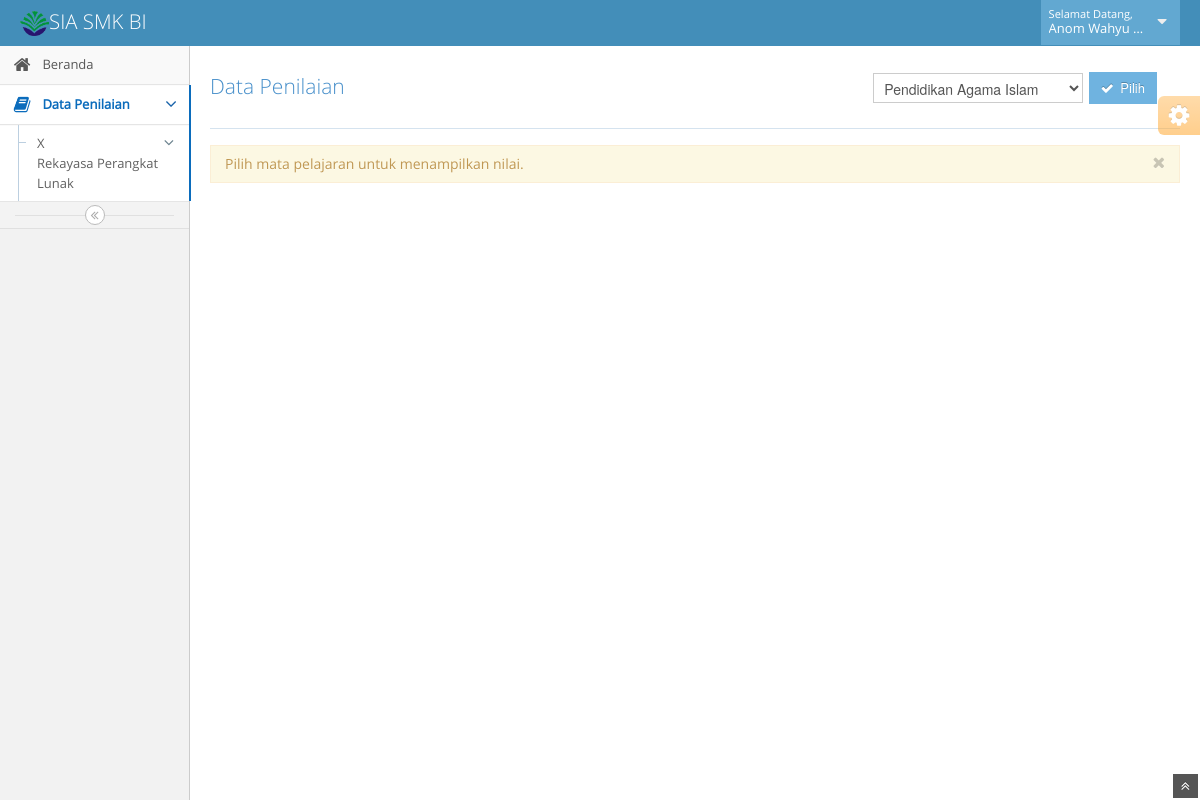
/siswa/penilaiansiswa.php (signed in), run on the app's committed database.
### tables this page shows
CREATE TABLE `siswa` (
  `kode_siswa` int(5) NOT NULL,
  `nis` varchar(16) NOT NULL,
  `nisn` varchar(16) DEFAULT NULL,
  `nama_siswa` varchar(40) NOT NULL,
  `jk` char(1) NOT NULL,
  `agama` varchar(10) NOT NULL,
  `tempat_lahir` varchar(40) DEFAULT NULL,
  `tgl_lahir` char(10) DEFAULT NULL,
  `alamat` varchar(90) DEFAULT NULL,
  `no_telp` varchar(16) DEFAULT NULL,
  `status_siswa` char(1) NOT NULL,
  `pass` varchar(16) NOT NULL
);

CREATE TABLE `kelas` (
  `kode_kelas` int(4) NOT NULL,
  `tahun_ajar` varchar(10) NOT NULL,
  `kelas` varchar(5) NOT NULL,
  `peminatan` varchar(25) NOT NULL
);

### siswa/penilaiansiswa.php (the view, shortened to what this page needs)
<?php
	include '../config.php';
	$kode=$_GET['kk'];
	$smt=$_GET['smt'];
	$user=$_SESSION['user'];
	$query="select * from siswa where nis='$user'";
	$result=mysqli_query($koneksi,$query);
	$data=mysqli_fetch_array($result);
	$nama=$data['nama_siswa'];
	$kodesiswa=$data['kode_siswa'];
	if ($smt==01) {
		$kodesmt="Ganjil";
	}else{
		$kodesmt="Genap";
	}
	$querym="select distinct kelas.kode_kelas, kelas.kelas, kelas.peminatan, nilai.kode_kelas, nilai.kode_siswa from kelas, nilai where kelas.kode_kelas=nilai.kode_kelas and nilai.kode_siswa='$kodesiswa' order by kelas.kelas";
	$resultm=mysqli_query($koneksi,$querym);
	$querymp="select * from mpelajaran, kelas_siswa where kelas_siswa.kode_kelas=mpelajaran.kode_kelas and kelas_siswa.kode_siswa='$kodesiswa'";
	$resultmp=mysqli_query($koneksi,$querymp);
?>
<!DOCTYPE html>
<html lang="en">
	<head>
		<link href="../assets/css/bootstrap.min.css" rel="stylesheet" />
		<link href="../assets/css/bootstrap-responsive.min.css" rel="stylesheet" />
		<link rel="stylesheet" href="../assets/css/font-awesome.min.css" />
		<link rel="stylesheet" href="../assets/css/ace-fonts.css" />
		<link rel="stylesheet" href="../assets/css/ace.min.css" />
		<link rel="stylesheet" href="../assets/css/ace-responsive.min.css" />
		<link rel="stylesheet" href="../assets/css/ace-skins.min.css" />
	</head>
	<body>
		<div class="navbar">
			<div class="navbar-inner">
				<div class="container-fluid">
					<a href="#" class="brand">
						<small>
							<img src="../assets/images/logobi-25.png" width="15%">SIA SMK BI
						</small>
					</a>
					<ul class="nav ace-nav pull-right">
						<li class="light-blue">
							<a data-toggle="dropdown" href="#" class="dropdown-toggle">
								<span class="user-info">
									<small>Selamat Datang,</small>
									<?php
										echo $nama;
									?>
								</span>
								<i class="icon-caret-down"></i>
							</a>
						</li>
					</ul>
				</div>
			</div>
		</div>
		<div class="main-container container-fluid">
			<div class="sidebar" id="sidebar">
				<ul class="nav nav-list">
					<li>
						<a href="siswa.php">
							<i class="icon-home"></i>
							<span class="menu-text"> Beranda </span>
						</a>
					</li>
					<li class="active open">
						<a href="#" class="dropdown-toggle">
							<i class="icon-book "></i>
							<span class="menu-text"> Data Penilaian </span>
							<b class="arrow icon-angle-down"></b>
						</a>
						<ul class="submenu">
						<?php
							while ($datakls=mysqli_fetch_array($resultm)) {
								if ($kode==$datakls['kode_kelas']) {
									echo '<li class="active open">
										<a href="#" class="dropdown-toggle">
											<i class="icon-double-angle-right"></i>';
									echo $datakls['kelas']." <br>".$datakls['peminatan'];
									echo '<b class="arrow icon-angle-down"></b></a>
										<ul class="submenu">';
									if ($smt==01) {
										echo '<li class="active">
											<a href="penilaiansiswa.php?kk='.$datakls['kode_kelas'].'&&smt=01">
												<i class="icon-adjust"></i>Semester Ganjil
											</a>
										</li>
										<li>
											<a href="penilaiansiswa.php?kk='.$datakls['kode_kelas'].'&&smt=11">
												<i class="icon-circle"></i>Semester Genap
											</a>
										</li>';
									}else{
										echo '<li>
											<a href="penilaiansiswa.php?kk='.$datakls['kode_kelas'].'&&smt=01">
												<i class="icon-adjust"></i>Semester Ganjil
											</a>
										</li>
										<li class="active">
											<a href="penilaiansiswa.php?kk='.$datakls['kode_kelas'].'&&smt=11">
												<i class="icon-circle"></i>Semester Genap
											</a>
										</li>';
									}
									echo '</ul>
										</li>';
								}else{
									echo '<li>
										<a href="#" class="dropdown-toggle">
											<i class="icon-double-angle-right"></i>';
									echo $datakls['kelas']." <br>".$datakls['peminatan'];
									echo '<b class="arrow icon-angle-down"></b></a>
										<ul class="submenu">';
									echo '<li>
										<a href="penilaiansiswa.php?kk='.$datakls['kode_kelas'].'&&smt=01">
											<i class="icon-adjust"></i>Semester Ganjil
										</a>
									</li>
									<li>
										<a href="penilaiansiswa.php?kk='.$datakls['kode_kelas'].'&&smt=11">
											<i class="icon-circle"></i>Semester Genap
										</a>
									</li>
								</ul>
							</li>';
								}
							}
						?>
						</ul>
					</li>
				</ul>
				<div class="sidebar-collapse" id="sidebar-collapse">
					<i class="icon-double-angle-left"></i>
				</div>
			</div>
			<div class="main-content">
				<div class="page-content">
					<div class="row-fluid">
						<div class="span12">
							<h3 class="header smaller lighter blue">
								<div class="row-fluid">
									<div class="span12">
										<div class="span8">
											Data Penilaian
										</div>
										<div class="span4">
											<form class="form-inline" method="post" action="#">
												<select class="input-large" name="pilihmp">
													<?php
										    		    while ($datamp=mysqli_fetch_array($resultmp)) {
										    				echo "<option value=".$datamp['kode_mp'].">".$datamp['nama_mp']."</option>";
													    }
													?>
												</select>
												<button class="btn btn-small btn-info" type="submit" name="pilih" value="submit" title="Pilih mata pelajaran ini">
													<i class="icon-ok"></i> Pilih
												</button>
											</form>
										</div>
									</div>
								</div>
							</h3>
							<?php
								if (isset($_POST['pilih'])) {
									$kmp=$_POST['pilihmp'];
									$querypeng="select * from nilai where kode_siswa='$kodesiswa' and kode_mp='$kmp' and semester='$kodesmt'";
									$resultpeng=mysqli_query($koneksi,$querypeng);
									$resultpeng2=mysqli_query($koneksi,$querypeng);
									$resultpeng3=mysqli_query($koneksi,$querypeng);
									$resultpeng4=mysqli_query($koneksi,$querypeng);
									$resultpeng5=mysqli_query($koneksi,$querypeng);
									$row=mysqli_fetch_array($resultpeng);
									echo '<div class="table-header header-color-dark">
											Basis Pengetahuan
										</div>
										<table class="table table-striped table-bordered table-hover " >';
									$jumlahtgsp=$row['jum_tgs_peng'];
									if ($jumlahtgsp==0) {
										echo '<tr><th>Tidak ada tugas yang dilakukan.</th></tr>';
									}else{
										while ($data=mysqli_fetch_array($resultpeng2)) {
											echo "<tr>";
											$i=1;
									 		while ($i<=$jumlahtgsp) {
												echo '<th>Tugas '.$i.'</th>';
												$i++;
											}
											echo "</tr><tr>";
											$i=1;
											while ($i<=$jumlahtgsp) {
												if ($data['tgs_peng'.$i.'']<$kkm) {
													echo '<td style="color:red">'.$data['tgs_peng'.$i.''].'</td>';
												}else{
													echo '<td>'.$data['tgs_peng'.$i.''].'</td>';
												}
												$i++;
											}
											echo "</tr>";
										}
									}
									echo '</table>
									<table class="table table-striped table-bordered table-hover ">';
									$jumlahuhp=$row['jum_uh_peng'];
									if ($jumlahuhp==0) {
										echo '<tr><th>Tidak ada UH yang dilakukan.</th></tr>';
									}else{
										while ($data=mysqli_fetch_array($resultpeng3)) {
											echo "<tr>";
											$i=1;
									 		while ($i<=$jumlahuhp) {
												echo '<th>UH '.$i.'</th>';
												$i++;
											}
											echo "</tr><tr>";
											$i=1;
											while ($i<=$jumlahuhp) {
												if ($data['uh_peng'.$i.'']<$kkm) {
													echo '<td style="color: red">'.$data['uh_peng'.$i.''].'</td>';
												}else{
													echo '<td>'.$data['uh_peng'.$i.''].'</td>';
												}
												$i++;
											}
											echo "</tr>";
										}
									}
									echo '</table>';
									echo '<div class="table-header header-color-dark">
											Basis Keterampilan
										</div>
										<table class="table table-striped table-bordered table-hover " >';
									$jumlahtgsk=$row['jum_tgs_keter'];
									if ($jumlahtgsk==0) {
										echo '<tr><th>Tidak ada tugas yang dilakukan.</th></tr>';
									}else{
										while ($data=mysqli_fetch_array($resultpeng4)) {
											echo "<tr>";
											$i=1;
									 		while ($i<=$jumlahtgsk) {
												echo '<th>Tugas '.$i.'</th>';
												$i++;
											}
											echo "</tr><tr>";
											$i=1;
											while ($i<=$jumlahtgsk) {
												if ($data['tgs_keter'.$i.'']<$kkm) {
													echo '<td style="color: red">'.$data['tgs_keter'.$i.''].'</td>';
												}else{
													echo '<td>'.$data['tgs_keter'.$i.''].'</td>';
												}
												$i++;
											}
											echo "</tr>";
										}
									}
									echo '</table>
									<table class="table table-striped table-bordered table-hover ">';
									$jumlahuhk=$row['jum_uh_keter'];
									if ($jumlahuhk==0) {
										echo '<tr><th>Tidak ada UH yang dilakukan.</th></tr>';
									}else{
										while ($data=mysqli_fetch_array($resultpeng5)) {
											echo "<tr>";
											$i=1;
									 		while ($i<=$jumlahuhk) {
												echo '<th>UH '.$i.'</th>';
												$i++;
											}
											echo "</tr><tr>";
											$i=1;
											while ($i<=$jumlahuhk) {
												if ($data['uh_keter'.$i.'']<$kkm) {
													echo '<td style="color: red">'.$data['uh_keter'.$i.''].'</td>';
												}else{
													echo '<td>'.$data['uh_keter'.$i.''].'</td>';
												}
												$i++;
											}
											echo "</tr>";
										}
									}
									echo '</table>';
									echo '<div class="table-header header-color-dark">
											Penilaian Akhir
										</div>
										<table class="table table-striped table-bordered table-hover " >';
									$uts=$row['uts'];
									$uas=$row['uas'];
									echo '<tr>
											<th>UTS</th>
											<th>UAS</th>
										</tr>
										<tr>';
									if (($uts=='')&&($uas=='')) {
										echo '<td>Tidak ada UTS yang dilakukan.</td>';
										echo '<td>Tidak ada UAS yang dilakukan.</td>';
									}else if (($uts>=0)&&($uas=='')) {
										if ($uts<$kkm) {
												echo '<td style="color: red">'.$uts.'</td>';
											}else{
												echo "<td>".$uts."</td>";
											}
											echo '<td>Tidak ada  UAS yang dilakukan.</td>';
										}else if (($uts=='')&&($uas>=0)) {
											echo '<td>Tidak ada  UTS yang dilakukan.</td>';
											if ($uas<$kkm) {
													echo '<td style="color: red">'.$uas.'</td>';
												}else{
													echo "<td>".$uas."</td>";
												}
										}else{
											if ($uts<$kkm) {
													echo '<td style="color: red">'.$uts.'</td>';
												}else{
													echo "<td>".$uts."</td>";
												}
											if ($uas<$kkm) {
													echo '<td style="color: red">'.$uas.'</td>';
												}else{
													echo "<td>".$uas."</td>";
												}
										}
										echo "</tr></table>";
									}else{
										echo '<div class="alert alert-warning">
											<button type="button" class="close" data-dismiss="alert">
												<i class="icon-remove"></i>
											</button>Pilih mata pelajaran untuk menampilkan nilai.
										</div>';
								}
							?>
						</div>
					</div>
				</div>
				<div class="ace-settings-container" id="ace-settings-container">
					<div class="btn btn-app btn-mini btn-warning ace-settings-btn" id="ace-settings-btn">
						<i class="icon-cog bigger-150"></i>
					</div>
				</div>
			</div>
		</div>
		<a href="#" id="btn-scroll-up" class="btn-scroll-up btn btn-small btn-inverse">
			<i class="icon-double-angle-up icon-only bigger-110"></i>
		</a>
	</body>
</html>

### data on the page
siswa: nama_siswa "Anom Wahyu…"
kelas: kelas "X", peminatan "Rekayasa Perangkat Lunak"

### other printed values
form field pilihmp "Pendidikan Agama Islam"
